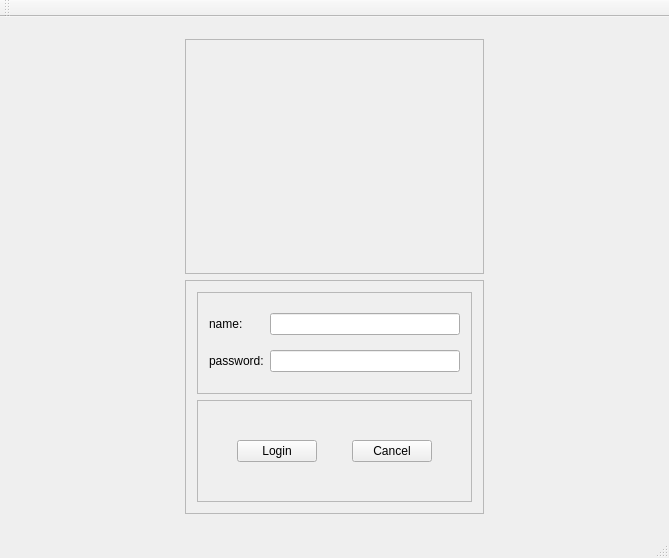
<?xml version="1.0" encoding="UTF-8"?>
<ui version="4.0">
 <class>MainWindow</class>
 <widget class="QMainWindow" name="MainWindow">
  <property name="geometry">
   <rect>
    <x>0</x>
    <y>0</y>
    <width>669</width>
    <height>558</height>
   </rect>
  </property>
  <property name="windowTitle">
   <string>MainWindow</string>
  </property>
  <widget class="QWidget" name="centralWidget">
   <layout class="QHBoxLayout" name="horizontalLayout_2">
    <item>
     <spacer name="horizontalSpacer_6">
      <property name="orientation">
       <enum>Qt::Horizontal</enum>
      </property>
      <property name="sizeHint" stdset="0">
       <size>
        <width>149</width>
        <height>20</height>
       </size>
      </property>
     </spacer>
    </item>
    <item>
     <widget class="QWidget" name="widget" native="true">
      <layout class="QVBoxLayout" name="verticalLayout_2">
       <item>
        <widget class="QFrame" name="frame">
         <property name="frameShape">
          <enum>QFrame::StyledPanel</enum>
         </property>
         <property name="frameShadow">
          <enum>QFrame::Raised</enum>
         </property>
         <layout class="QHBoxLayout" name="horizontalLayout">
          <item>
           <spacer name="horizontalSpacer">
            <property name="orientation">
             <enum>Qt::Horizontal</enum>
            </property>
            <property name="sizeHint" stdset="0">
             <size>
              <width>40</width>
              <height>20</height>
             </size>
            </property>
           </spacer>
          </item>
          <item>
           <widget class="QLabel" name="label">
            <property name="text">
             <string/>
            </property>
            <property name="pixmap">
             <pixmap>:/image/Shape 4.png</pixmap>
            </property>
           </widget>
          </item>
          <item>
           <spacer name="horizontalSpacer_2">
            <property name="orientation">
             <enum>Qt::Horizontal</enum>
            </property>
            <property name="sizeHint" stdset="0">
             <size>
              <width>40</width>
              <height>20</height>
             </size>
            </property>
           </spacer>
          </item>
         </layout>
        </widget>
       </item>
       <item>
        <widget class="QFrame" name="frame_2">
         <property name="frameShape">
          <enum>QFrame::StyledPanel</enum>
         </property>
         <property name="frameShadow">
          <enum>QFrame::Raised</enum>
         </property>
         <layout class="QVBoxLayout" name="verticalLayout">
          <item>
           <widget class="QFrame" name="frame_3">
            <property name="frameShape">
             <enum>QFrame::StyledPanel</enum>
            </property>
            <property name="frameShadow">
             <enum>QFrame::Raised</enum>
            </property>
            <layout class="QGridLayout" name="gridLayout">
             <item row="0" column="0">
              <widget class="QLabel" name="label_2">
               <property name="text">
                <string>name:</string>
               </property>
              </widget>
             </item>
             <item row="0" column="1">
              <widget class="QLineEdit" name="lineEdit"/>
             </item>
             <item row="1" column="0">
              <widget class="QLabel" name="label_3">
               <property name="text">
                <string>password:</string>
               </property>
              </widget>
             </item>
             <item row="1" column="1">
              <widget class="QLineEdit" name="lineEdit_2"/>
             </item>
            </layout>
           </widget>
          </item>
          <item>
           <widget class="QFrame" name="frame_4">
            <property name="frameShape">
             <enum>QFrame::StyledPanel</enum>
            </property>
            <property name="frameShadow">
             <enum>QFrame::Raised</enum>
            </property>
            <layout class="QHBoxLayout" name="horizontalLayout_3">
             <item>
              <spacer name="horizontalSpacer_4">
               <property name="orientation">
                <enum>Qt::Horizontal</enum>
               </property>
               <property name="sizeHint" stdset="0">
                <size>
                 <width>28</width>
                 <height>17</height>
                </size>
               </property>
              </spacer>
             </item>
             <item>
              <widget class="QPushButton" name="pushButton">
               <property name="text">
                <string>Login</string>
               </property>
              </widget>
             </item>
             <item>
              <spacer name="horizontalSpacer_3">
               <property name="orientation">
                <enum>Qt::Horizontal</enum>
               </property>
               <property name="sizeHint" stdset="0">
                <size>
                 <width>29</width>
                 <height>20</height>
                </size>
               </property>
              </spacer>
             </item>
             <item>
              <widget class="QPushButton" name="pushButton_2">
               <property name="text">
                <string>Cancel</string>
               </property>
              </widget>
             </item>
             <item>
              <spacer name="horizontalSpacer_5">
               <property name="orientation">
                <enum>Qt::Horizontal</enum>
               </property>
               <property name="sizeHint" stdset="0">
                <size>
                 <width>28</width>
                 <height>18</height>
                </size>
               </property>
              </spacer>
             </item>
            </layout>
           </widget>
          </item>
         </layout>
        </widget>
       </item>
      </layout>
     </widget>
    </item>
    <item>
     <spacer name="horizontalSpacer_7">
      <property name="orientation">
       <enum>Qt::Horizontal</enum>
      </property>
      <property name="sizeHint" stdset="0">
       <size>
        <width>148</width>
        <height>20</height>
       </size>
      </property>
     </spacer>
    </item>
   </layout>
  </widget>
  <widget class="QMenuBar" name="menuBar">
   <property name="geometry">
    <rect>
     <x>0</x>
     <y>0</y>
     <width>669</width>
     <height>23</height>
    </rect>
   </property>
  </widget>
  <widget class="QToolBar" name="mainToolBar">
   <attribute name="toolBarArea">
    <enum>TopToolBarArea</enum>
   </attribute>
   <attribute name="toolBarBreak">
    <bool>false</bool>
   </attribute>
  </widget>
  <widget class="QStatusBar" name="statusBar"/>
 </widget>
 <layoutdefault spacing="6" margin="11"/>
 <resources/>
 <connections/>
</ui>
